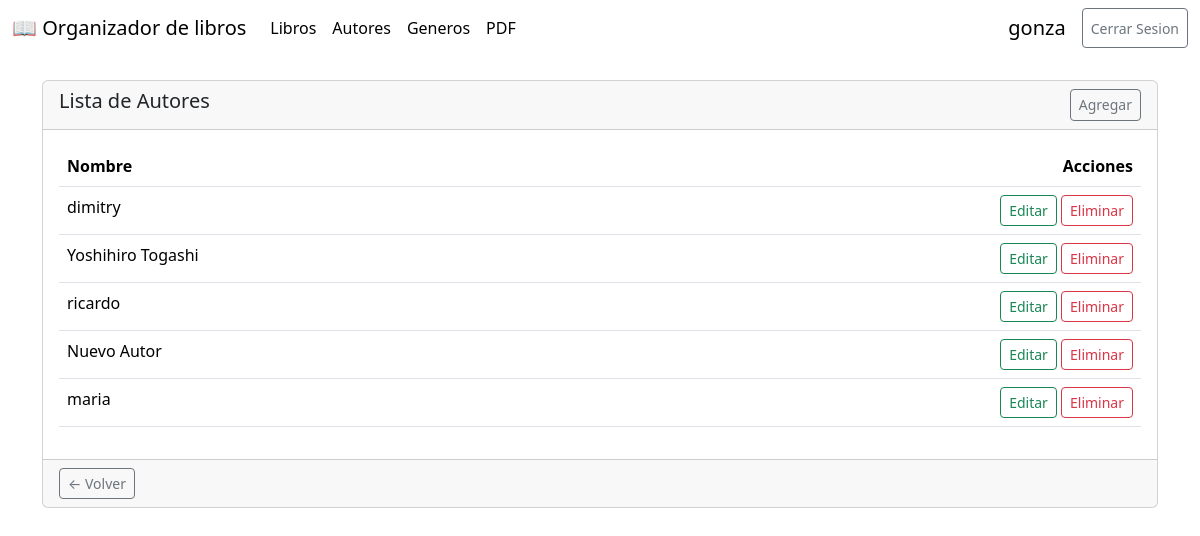
Page /Lista-Autor (signed in) on the committed database.
### app_organizador/models.py (models this page shows, shortened)
class Autor(models.Model):
    nombre = models.CharField(max_length=200)

### app_organizador/views.py (the view)
# urls.py: path('Lista-Autor', ListaAutores.as_view(), name='lista-autor'),
class ListaAutores(LoginRequiredMixin, ListView):
    model = Autor
    template_name = 'autor/read_autor.html'
    context_object_name = 'autores'
    login_url = reverse_lazy('acceso-usuario')

### app_organizador/templates/autor/read_autor.html (shortened to what this page needs)
{% extends 'plantillas/plantilla_general.html' %}
{% block contenido %}
<br>
<div class="card">
    <div class="card-header d-flex">
        <h5 class="">Lista de Autores</h5>
        <div class="d-flex ms-auto">
            <a href="{% url 'crear-autor' %}" class="btn btn-outline-secondary btn-sm">Agregar</a>
        </div>
    </div>
    <div class="card-body">
        <table class="table table-hover">
            <thead>
                <tr>
                    <th scope="col">Nombre</th>
                    <th scope="col"></th>
                    <th scope="col" class="text-end">Acciones</th>
                </tr>
            </thead>
            <tbody>
                {% for autor in autores %}
                <tr>
                    <td colspan="2">{{autor.nombre}}</td>
                    <td class="text-end">
                        <a href="{% url 'editar-autor' autor.id %}" class="btn btn-outline-success btn-sm">Editar</a>
                        <button type="button" class="btn btn-outline-danger btn-sm" data-bs-toggle="modal"
                            data-bs-target="#modal_eliminar_{{autor.id}}">
                            Eliminar
                        </button>
                    </td>
                </tr>
                {% endfor %}
            </tbody>
        </table>
    </div>
    <div class="card-footer text-muted">
        <a href="{% url 'home' %}" class="btn btn-outline-secondary btn-sm">&#x2190; Volver</a>
    </div>
</div>
{% endblock contenido %}

### app_organizador/templates/plantillas/plantilla_general.html (shortened to what this page needs)
<!DOCTYPE html>
<html lang="en">
<head>
    <link href="https://cdn.jsdelivr.net/npm/bootstrap@5.3.2/dist/css/bootstrap.min.css" rel="stylesheet"
>
</head>
<body>
    <nav class="navbar navbar-expand-lg bd-navbar sticky-top" style="background-color: white;">
        <div class="container-fluid">
            <a class="navbar-brand" href="{% url 'home' %}">&#128214; Organizador de libros</a>
            <div class="collapse navbar-collapse" id="navbarNavAltMarkup">
                <div class="navbar-nav">
                    {% if user.is_authenticated %}
                    <a class="nav-link active" aria-current="page" href="{% url 'lista-libro' %}">Libros</a>
                    <a class="nav-link active" aria-current="page" href="{% url 'lista-autor' %}">Autores</a>
                    <a class="nav-link active" aria-current="page" href="{% url 'lista-genero' %}">Generos</a>
                    <a class="nav-link active" aria-current="page" href="{% url 'libro-pdf' %}">PDF</a>
                    {% endif %}
                </div>
            </div>
            <div class="d-flex ms-auto">
                {% if user.is_authenticated %}
                <div class="d-flex navbar-brand">
                    {{user.username}}
                </div>
                <button type="button" class="btn btn-outline-secondary btn-sm" data-bs-toggle="modal"
                    data-bs-target="#modal_salir">
                    Cerrar Sesion
                </button>
                {% else %}
                <a class="btn btn-outline-secondary btn-sm" aria-current="page"
                    href="{% url 'acceso-usuario' %}">Login</a>
                {% endif %}
            </div>
        </div>
    </nav>
    <div class="container">
        {% block contenido %}
        {% endblock contenido %}
</body>
</html>

### rows in the picture
Autor: nombre "dimitry"
Autor: nombre "Yoshihiro Togashi"
Autor: nombre "ricardo"
Autor: nombre "Nuevo Autor"
Autor: nombre "maria"

### other values in the picture
{{ user.username }} "gonza"
